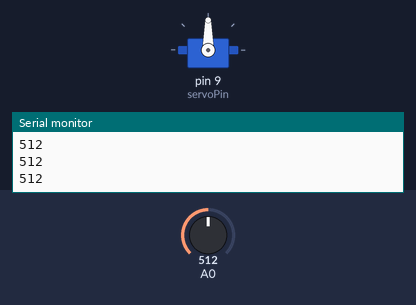
Recording of a sketch running on a simulated Arduino Uno, built with avr-gcc and run on an emulated ATmega328P. Parts: servo, the last lines printed to the serial monitor. Inputs (shaded band) come from the test bench; at power-on: A0 = 512.

Above: at 1.2 s.
1.3 s: A0 set to 716
At 2.0 s:
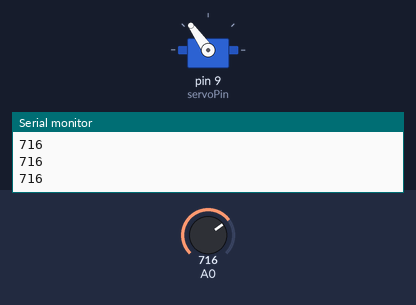
2.8 s: A0 set to 900
At 3.2 s:
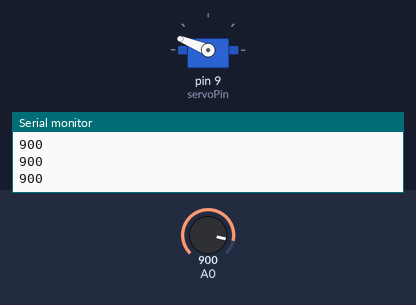
4.3 s: A0 set to 1023
At 5.3 s:
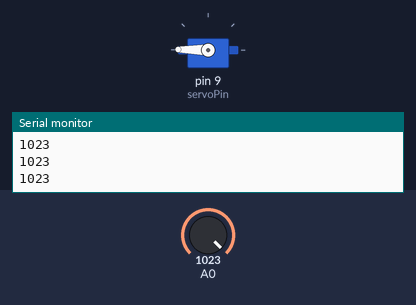
5.8 s: A0 set to 306
At 6.8 s:
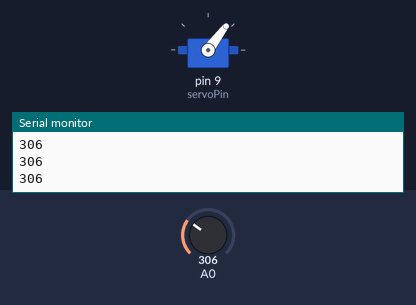
7.3 s: A0 set to 122
At 7.6 s:
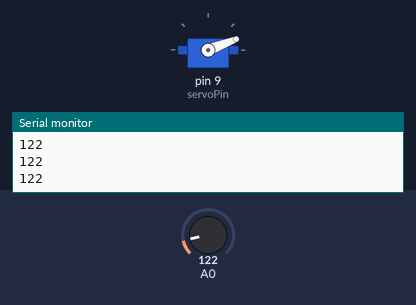
8.8 s: A0 set to 0
At 10.0 s:
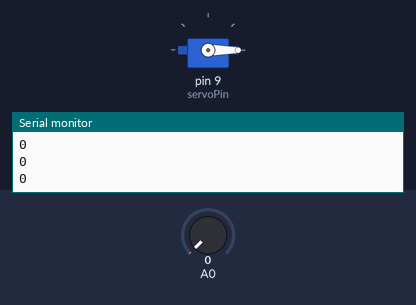
Timing chart, 0 to 11.3 s (numbered marks = the images above; inputs shaded):
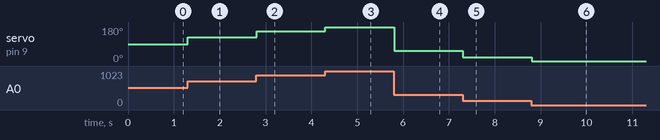

The sketch:

servo_potenciometr.ino
```cpp
#include <Servo.h> // Подключаем библиотеку

Servo myServo;    // Создаем объект сервопривода
int servoPin = 9;


// установки:
void setup() {
// инициализируем последовательную передачу данных со скоростью 9600 бит в секунду:
Serial.begin(9600);
myServo.attach(servoPin); // Привязываем серво к 9 пину
}
// основной цикл:
void loop() {
// читаем значение на аналоговом входе 0:

int sensorValue = analogRead(A0);
float servoAngle = sensorValue * 0.17578125;

// выводим на монитор считанное значение:
Serial.println(sensorValue);
myServo.write(servoAngle);
delay(10); // задержка в промежутке между считываниями для стабильности
}
```

Measured:
- after the input at 1.3 s, servo on pin 9 (servoPin): 90° → 125° at once
- after the input at 2.8 s, servo on pin 9 (servoPin): 125° → 158° at once
- after the input at 4.3 s, servo on pin 9 (servoPin): 158° → 179° at once
- after the input at 5.8 s, servo on pin 9 (servoPin): 179° → 53° at once
- after the input at 7.3 s, servo on pin 9 (servoPin): 53° → 21° at once
- after the input at 8.8 s, servo on pin 9 (servoPin): 21° → 0° at once
